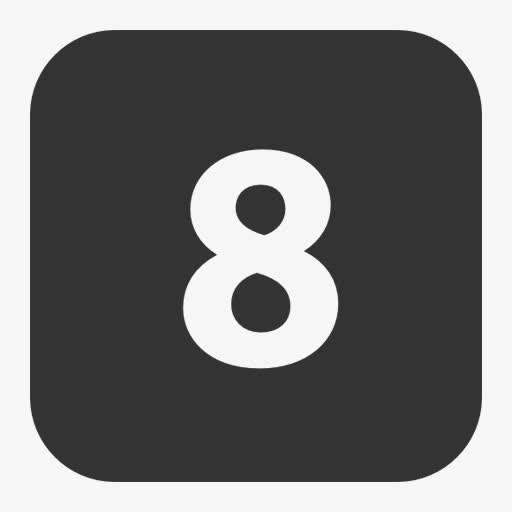
#> input picture chapter7/static/8.jpg, 512 x 512 px, found by its file name
$ python expansion_corrosion.py
#> lines starting #> are read from the running program, lines starting #| are printed output that depends on the picture; after the words box and inside, x2 and y2 are one past the last pixel; in counts of white or black regions, pixels touching at a corner belong together
#> in main, src is the input picture: shape (512, 512, 3); min 16, max 255, mean 116.3
"""
图像膨胀和腐蚀
1.腐蚀
2.膨胀
彩色和灰度图像、单通道和多通道都支持

1.RGB色彩：红色R、绿色G、蓝色B三个通道
2.gray:
    任何颜色都有红、绿、蓝三原色组成，假如原来某点的颜色为RGB(R，G，B)，那么，我们可以通过下面几种方法，将其转换为灰度:
    1）浮点算法:Gray=R*0.3+G*0.59+B*0.11
    2）整数方法:Gray=(R*30+G*59+B*11)/100
    3）移位方法:Gray =(R*76+G*151+B*28)>>8;
    4）平均值法:Gray=(R+G+B)/3;
    5）仅取绿色:Gray=G;

    通过上述任一种方法求得Gray后，将原来的RGB(R,G,B)中的R,G,B统一用Gray替换，形成新的颜色RGB(Gray,Gray,Gray)，用它替换原来的RGB(R,G,B)就是灰度图了。
3.HSV色系：色调H，饱和度S，亮度V三个通道，详细如图

"""

import cv2 as cv

coins_img_path = r'.\static\8.jpg'


def erode_demo(image):
    print(image.shape)
    gray = cv.cvtColor(image, cv.COLOR_BGR2GRAY)
    ret, binary = cv.threshold(gray, 0, 255, cv.THRESH_BINARY | cv.THRESH_OTSU)
    cv.imshow("binary", binary)
    # 腐蚀块的大小(15, 15)
    kernel = cv.getStructuringElement(cv.MORPH_RECT, (15, 15))
    dst = cv.erode(binary, kernel)
    cv.imshow("erode_demo", dst)


def dilate_demo(image):
    print(image.shape)
#| (512, 512, 3)
    gray = cv.cvtColor(image, cv.COLOR_BGR2GRAY)
    ret, binary = cv.threshold(gray, 0, 255, cv.THRESH_BINARY | cv.THRESH_OTSU)
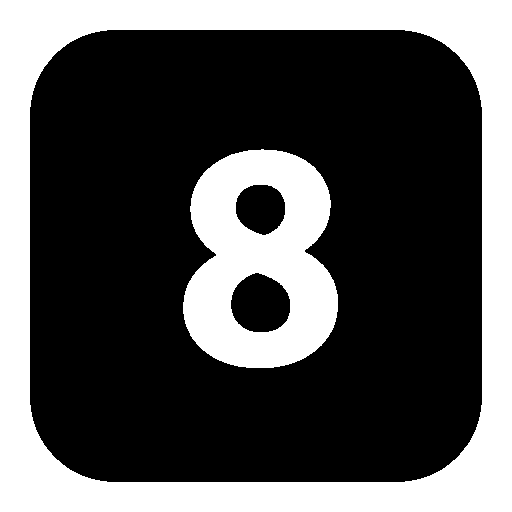
#> binary: shape (512, 512); 33% white; 2 white regions, box (x1, y1, x2, y2) and area: (0, 0, 512, 512) 64047, (183, 149, 338, 368) 22469
#> ret = 149
    cv.imshow("binary", binary)
    # 膨胀块的大小(5, 5)
    kernel = cv.getStructuringElement(cv.MORPH_RECT, (5, 5))
    dst = cv.dilate(binary, kernel)
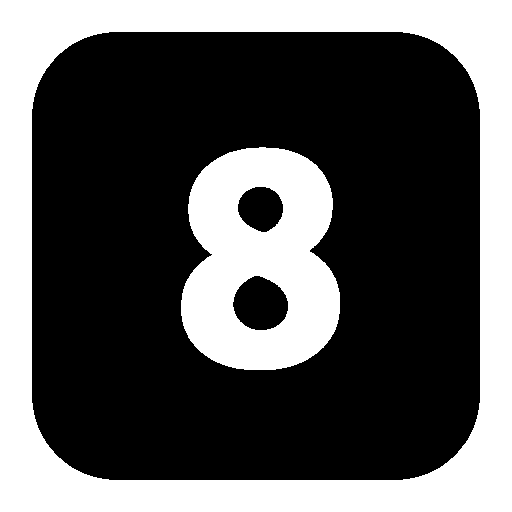
#> dst: shape (512, 512); 35.3% white; 2 white regions, box (x1, y1, x2, y2) and area: (0, 0, 512, 512) 67647, (181, 147, 340, 370) 25020
    cv.imshow("dilate_demo", dst)


def main():
    src = cv.imread(coins_img_path)
    cv.namedWindow('img', cv.WINDOW_AUTOSIZE)
    cv.imshow('img', src)

    begin_time = cv.getTickCount()

    # erode_demo(src)

    dilate_demo(src)

    end_time = cv.getTickCount()
    print('run time (s): %s' % ((end_time - begin_time) / cv.getTickFrequency()))

    cv.waitKey(0)
    cv.destroyAllWindows()


if __name__ == '__main__':
    main()
